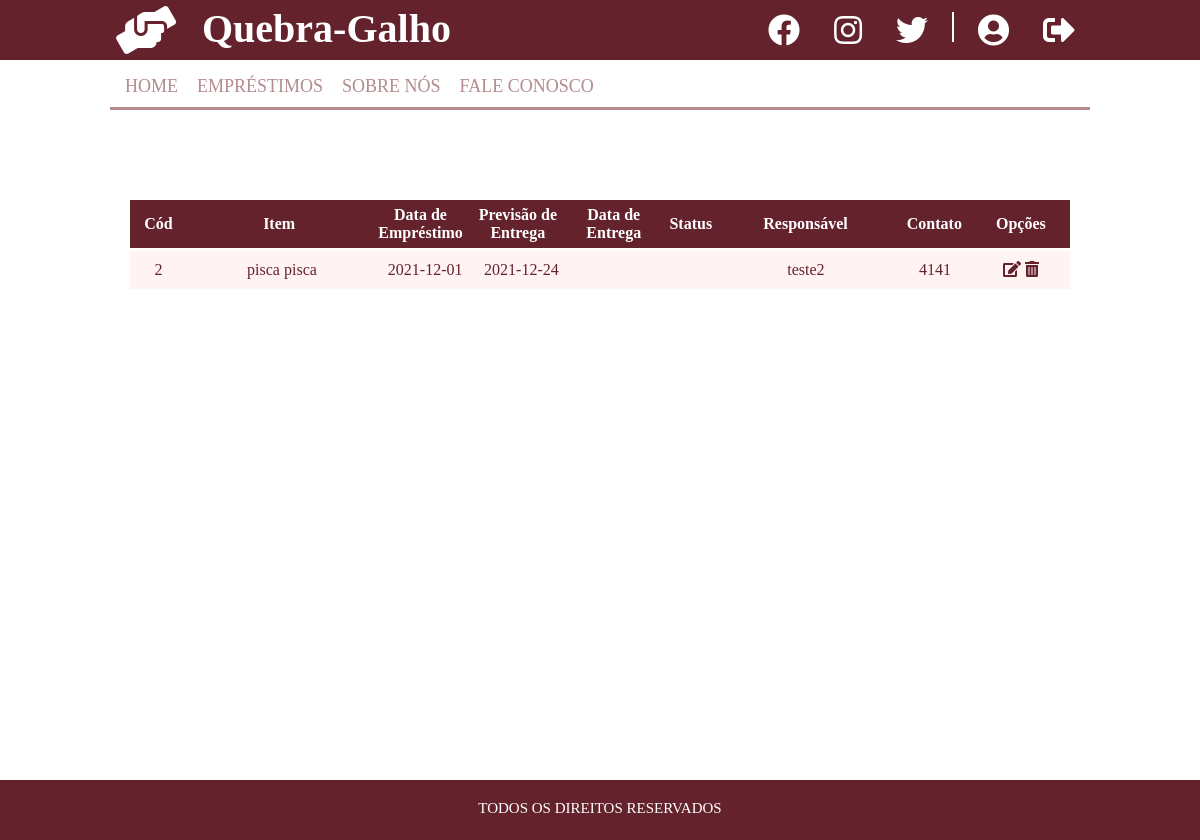
/meusemprestimos.php (signed in), run on the app's committed database.
### tables this page shows
CREATE TABLE `itens` (
  `id_item` int(11) NOT NULL,
  `nome_item` varchar(50) NOT NULL,
  `data_emprestimo` date DEFAULT NULL,
  `data_previsao` date DEFAULT NULL,
  `data_entrega` date DEFAULT NULL,
  `responsavel` varchar(45) NOT NULL,
  `contato` varchar(15) NOT NULL
);

### meusemprestimos.php (the view, shortened to what this page needs)
<?php
    include_once('conexao.php');
    $email_user = $_SESSION['email_user'];
    $sqlSelect = "SELECT * FROM usuarios WHERE email_user = '$email_user'";
    $resultSql = $conexao->query($sqlSelect);
    while($user_data = mysqli_fetch_assoc($resultSql))
    {
    $responsavel = $user_data['nome_user'];
    }
    $sql = "SELECT * FROM itens WHERE responsavel = '$responsavel'";
    $result = $conexao->query($sql);
?>
    <!DOCTYPE html>
    <html lang="pt-br">
    <head>
        <link rel="stylesheet" href="css/home.css">
        <link rel="stylesheet" href="https://use.fontawesome.com/releases/v5.8.2/css/all.css"
>
    </head>
    <body>
            <header class="header">
                <main class="main-header">
                    <div class="header-logo">
                        <a href="index.php">
                            <i class="fas fa-hands-helping fa-3x header-logo"></i>
                        </a>
                    </div>
                    <div class="header-titulo">
                        <a href="index.php">
                        <h1>quebra-galho</h1>
                        </a>
                    </div>
                    <div class="header-perfil">
                        <ul>
                            <a href="construcao.php">
                                <li class="header-icone">
                                    <i class="fab fa-facebook fa-2x"></i>
                                </li>
                            </a>
                            <a href="construcao.php">
                                <li class="header-icone">
                                    <i class="fab fa-instagram fa-2x"></i>
                                </li>
                            </a>
                            <a href="construcao.php">
                                <li class="header-icone">
                                    <i class="fab fa-twitter fa-2x"></i>
                                </li>
                            </a>
                            <li role="separator" class="separador"></li>
                            <a href="construcao.php">
                                <li class="header-icone">
                                    <i class="fas fa-user-circle fa-2x"></i>
                                </li>
                            </a>
                            <a href="sair.php">
                                <li class="header-icone">
                                    <i class="fas fa-sign-out-alt fa-2x"></i>
                                </li>
                            </a>
                        </ul>
                    </div>
                </main>
            </header>
            <main class="main-corpo">
                <div class="corpo-header">
                    <div class="corpo-menu">
                        <ul>
                            <a href="home.php">
                                <li>home</li>
                            </a>
                                <li>empréstimos
                                </li>
                            <a href="construcao.php">
                                <li>sobre nós</li>
                            </a>
                            <a href="construcao.php">
                                <li>fale conosco</li>
                            </a>
                        </ul>
                    </div>
                </div>
                <div class="corpo-tabela">
                    <table class="table">
                        <thead>
                            <tr class="line">
                                <th class="col col1">Cód</th>
                                <th class="col col2">Item</th>
                                <th class="col col3">Data de Empréstimo</th>
                                <th class="col col4">Previsão de Entrega</th>
                                <th class="col col5">Data de Entrega</th>
                                <th class="col col6">Status</th>
                                <th class="col col7">Responsável</th>
                                <th class="col col8">Contato</th>
                                <th class="col col9">Opções</th>
                            </tr>
                        </thead>
                        <tbody>
                        <?php
                            while($user_data = mysqli_fetch_assoc($result)) {
                                echo "<tr class='line'>";
                                echo "<td class='col col1'>".$user_data['id_item']."</td>";
                                echo "<td class='col col2'>".$user_data['nome_item']."</td>";
                                echo "<td class='col col3'>".$user_data['data_emprestimo']."</td>";
                                echo "<td class='col col4'>".$user_data['data_previsao']."</td>";
                                echo "<td class='col col5'>".$user_data['data_entrega']."</td>";
                                echo "<td class='col col6'>".$user_data['data_entrega']."</td>";
                                echo "<td class='col col7'>".$user_data['responsavel']."</td>";
                                echo "<td class='col col8'>".$user_data['contato']."</td>";
                                echo "<td class='col col8'>
                                        <a href='edit-item.php?$user_data[id_item]'>
                                        <i class='fas fa-edit'></i>
                                        </a>
                                        <a href='delete-item.php?$user_data[id_item]'>
                                        <i class='fas fa-trash-alt'></i>
                                        </a>
                                        </td>";
                                echo "</tr>";
                            }
                        ?>
                        </tbody>
                    </table>
                </div>
            </main>
            <footer class="footer">
                <h2>todos os direitos reservados</h2>
            </footer>
    </body>
    </html>

### css/home.css (style rules this page uses)
* { margin: 0; padding: 0; box-sizing: border-box; }
body { width: 100%; height: 100%; }
main { width: 980px; margin: auto; }
.header { background-color: #64232c; width: 100%; height: 60px; }
.main-header a { color: #fff; text-decoration: none; align-items: center; }
.header-logo { float: left; padding: 3px; }
.header-titulo { padding: 5px; display: inline-block; text-transform: capitalize; font-size: 20px; margin-left: 15px; }
.header-perfil { float: right; }
.header-perfil ul li { margin-left: 5px; margin-right: 5px; position: relative; display: inline-block; transition: background-color .5s; }
.header-icone { padding: 10px; border-radius: 10px; color: #fff; }
.separador { height: 30px; width: 1px; margin-top: 12px; background-color: #DDD; border-right: 2px solid #FFF; }
.main-corpo { height: 90vh; width: 980px; }
.corpo-header { width: 980px; height: 50px; background-color: #fff; border-bottom: 3px solid #b38c8e; }
.corpo-menu { width: 700px; float: left; }
.corpo-menu ul li { position:relative; display: inline-block; margin-left: 15px; margin-top: 16px; font-size: 18px; text-transform: uppercase; color: #b38c8e; height: 30px; transition: border-bottom 5ms; }
.corpo-menu ul a { text-decoration: none; }
.footer { background-color: #64232c; width: 100%; height: 60px; color: #fff; text-align: center; }
.footer h2 { padding-top: 20px; font-weight: lighter; text-transform: uppercase; font-size: 15px; }
.corpo-tabela { margin-top: 90px; margin-left: 20px; }
.table { width: 940px; border-collapse: collapse; }
.col { text-align: center; }
.col1, .col6 { width: 60px; }
.col2 { width: 200px; }
.col3, .col4, .col5 { width: 100px; }
.col7 { width: 180px; }
.col8 { width: 90px; }
.col9 { width: 90px; }
.table thead tr { background-color: #64232c; color: #fff; height: 50px; padding-top: 6px; padding-right: 6px; border-bottom: 2px solid #fff; }
.table tbody tr { color: #64232c; background-color: #fff3f4; padding-top: 10px; padding-right: 6px; border-top: 1px solid #fff; border-bottom: 1px solid #fff; transition: background-color .3s; height: 40px; }
.table tbody { display: block; overflow-y: auto; height: 55vh; }
.table tr { display: block; }
tbody tr a { color: #64232c; text-decoration: none; transition: background-color .3s; }

### data on the page
itens: id_item "2", nome_item "pisca pisca", data_emprestimo "2021-12-01", data_previsao "2021-12-24", responsavel "teste2", contato "4141"
